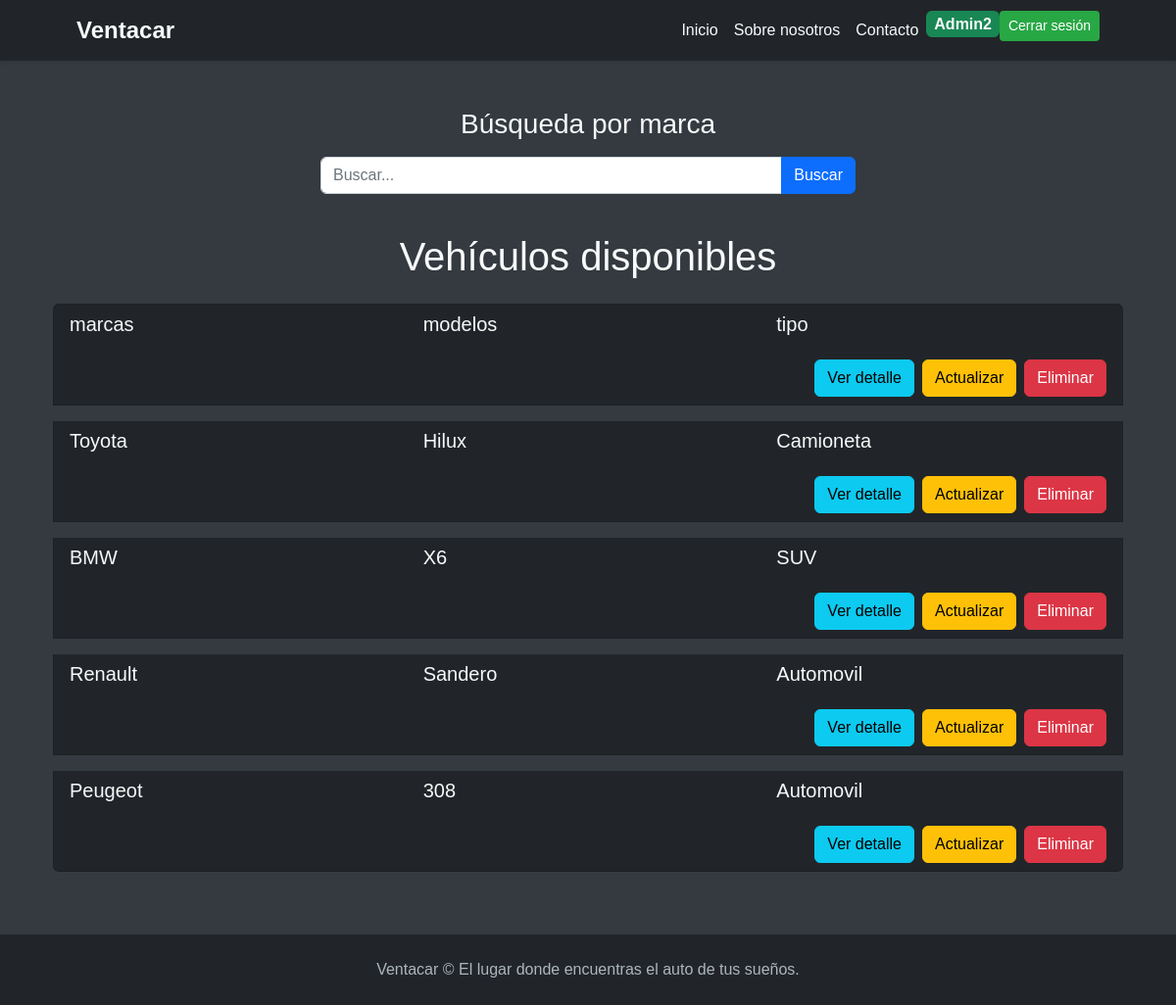
The page /vehiculos/lista/vehiculos (signed in) on the database its author committed.
### vehiculos/models.py (models this page shows, shortened)
class Ver_vehiculos(models.Model):
    tipo = models.CharField(max_length=50)
    modelos = models.CharField(max_length=50)
    marcas = models.CharField(max_length=50)
    valor_dolares = models.DecimalField(max_digits=10, decimal_places=2, null = True)
    descripcion = models.TextField(max_length=400, null=True)
    fecha_creacion = models.DateTimeField(auto_now_add=True, null=True, editable=False)
    fecha_actualizacion = models.DateTimeField(auto_now=True, null=True, editable=False)
    contacto_nombre = models.CharField(max_length=50, null=True, blank=True)
    contacto_email = models.EmailField(max_length=254, null=True, blank=True)
    contacto_telefono = models.CharField(max_length=20, null=True, blank=True)
    class Meta:
        verbose_name = "Ver Vehículo"
        verbose_name_plural = "Ver Vehículos"

### vehiculos/views.py (the view)
# urls.py: path("lista/vehiculos", Ver_vehiculosList.as_view(), name = "lista_vehiculos"),
class Ver_vehiculosList(ListView):
    model = Ver_vehiculos
    context_object_name = "vehiculos"
    template_name = "vehiculos/lista_vehiculos.html"
    def get_queryset(self) -> QuerySet[Any]:
        queryset = super().get_queryset()
        busqueda = self.request.GET.get("busqueda")
        if busqueda:
            queryset = Ver_vehiculos.objects.filter(marcas__icontains=busqueda)
        return queryset

### vehiculos/templates/vehiculos/lista_vehiculos.html (shortened to what this page needs)
{% extends 'core/base.html' %}
{% block content %}
<div class="container mt-5">
    <div class="row mb-4">
        <div class="col-md-12">
            <h3 class="text-center text-light mb-3">Búsqueda por marca</h3>
            <form class="form-inline d-flex justify-content-center" action="{% url 'vehiculos:lista_vehiculos' %}" method="get">
                <div class="input-group mb-3 w-50">
                    <input type="text" class="form-control" name="busqueda" placeholder="Buscar..." aria-label="Buscar">
                    <button class="btn btn-primary" type="submit">Buscar</button>
                </div>
            </form>
        </div>
    </div>
    <div class="row">
        <div class="col-md-12">
            <h1 class="text-center text-light mb-4">Vehículos disponibles</h1>
            <ul class="list-group">
                {% for vehiculo in vehiculos %}
                <li class="list-group-item bg-dark text-light mb-3">
                    <div class="row align-items-center">
                        <div class="col-md-4">
                            <p class="h5">{{ vehiculo.marcas }}</p>
                        </div>
                        <div class="col-md-4">
                            <p class="h5">{{ vehiculo.modelos }}</p>
                        </div>
                        <div class="col-md-4">
                            <p class="h5">{{ vehiculo.tipo }}</p>
                        </div>
                    </div>
                    <div class="d-flex justify-content-end mt-3">
                        <a href="{% url 'vehiculos:detalle_vehiculo' vehiculo.id %}" class="btn btn-info me-2">Ver detalle</a>
                        <a href="{% url 'vehiculos:editar_vehiculo' vehiculo.id %}" class="btn btn-warning me-2">Actualizar</a>
                        <a href="{% url 'vehiculos:eliminar_vehiculo' vehiculo.id %}" class="btn btn-danger">Eliminar</a>
                    </div>
                </li>
                {% endfor %}
            </ul>
        </div>
    </div>
</div>
{% endblock content %}

### core/templates/core/base.html (shortened to what this page needs)
{% load static %}
<!DOCTYPE html>
<html lang="es">
<head>
    <link href="https://cdn.jsdelivr.net/npm/bootstrap@5.2.3/dist/css/bootstrap.min.css" rel="stylesheet">
    <link href="{% static 'core/css/styles.css' %}" rel="stylesheet">
</head>
<body>
    <nav class="navbar navbar-expand-lg navbar-dark bg-dark shadow-sm">
        <div class="container px-5">
            <a class="navbar-brand" href="{% url 'core:index' %}">Ventacar</a>
            <div class="collapse navbar-collapse" id="navbarSupportedContent">
                <ul class="navbar-nav ms-auto mb-2 mb-lg-0">
                    {% if user.is_authenticated %}
                        <li class="nav-item"><a class="nav-link active" aria-current="page" href="{% url 'vehiculos:index' %}">Inicio</a></li>
                        <li class="nav-item"><a class="nav-link" href="{% url 'core:about_me' %}">Sobre nosotros</a></li>
                        <li class="nav-item"><a class="nav-link" href="#">Contacto</a></li>
                        <li class="nav-item">
                            <span class="badge bg-success nav-link">{{ user.username }}</span>
                        </li>
                        <li class="nav-item">
                            <form action="{% url 'core:logout' %}" method="post" class="d-inline">
                                <button type="submit" class="btn btn-custom btn-sm">Cerrar sesión</button>
                            </form>
                        </li>
                    {% endif %}
                </ul>
            </div>
        </div>
    </nav>
    <main class="container my-5">
        {% block content %}
        {% endblock content %}
    </main>
    <footer class="py-4 bg-dark mt-auto">
        <div class="container px-4 px-lg-5 text-center">
            <p class="m-0 footer-text">Ventacar &copy; El lugar donde encuentras el auto de tus sueños.</p>
        </div>
    </footer>
</body>
</html>

### core/templates/core/base.html (style rules this page uses)
body { font-family: 'Arial', sans-serif; background-color: #343a40; color: #f8f9fa; }
.navbar-brand { font-size: 1.5rem; font-weight: bold; color: #f8f9fa !important; }
.nav-link { font-size: 1rem; color: #f8f9fa !important; }
.btn-custom { background-color: #28a745; color: white; }
.footer-text { color: #adb5bd; }

### rows shown on the page
Ver_vehiculos: marcas "marcas", modelos "modelos", tipo "tipo"
Ver_vehiculos: marcas "Toyota", modelos "Hilux", tipo "Camioneta"
Ver_vehiculos: marcas "BMW", modelos "X6", tipo "SUV"
Ver_vehiculos: marcas "Renault", modelos "Sandero", tipo "Automovil"
Ver_vehiculos: marcas "Peugeot", modelos "308", tipo "Automovil"

### other values the page prints
{{ user.username }} "Admin2"
